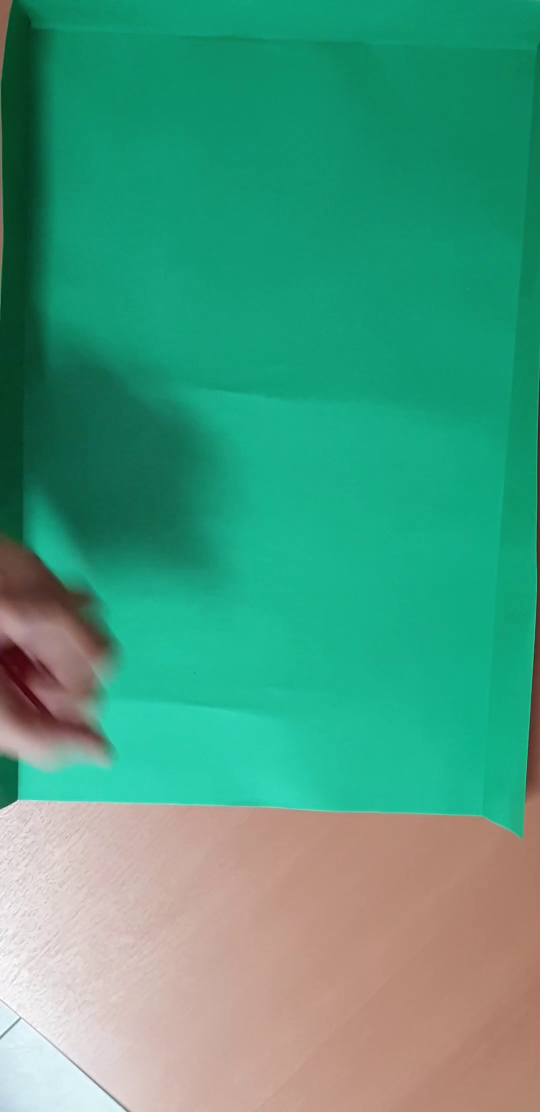
#> input picture frame 14 of media/tirada2.mp4, 1080 x 2224 px (shown at 1/2 size)
$ python frame-detection.py
#> lines starting #> are read from the running program, lines starting #| are printed output that depends on the picture; after the words box and inside, x2 and y2 are one past the last pixel; in counts of white or black regions, pixels touching at a corner belong together
import cv2
import numpy as np

FILES = [
    "../media/tirada2.mp4",
]
for v in FILES:
    cap = cv2.VideoCapture(v)

    if (cap.isOpened()== False):
        print("Error opening video stream or file")

    last_detected_area = set([])

    while cap.isOpened():
        ret, frame = cap.read()
#> frame is the input picture: shape (2224, 1080, 3); mean B, G, R 127.1, 155.3, 72.1

        if not ret:
            break

        # [4 lines of commented-out code are left out]
        t,binary_frame = cv2.threshold(frame[:,:,2], 80, 255,cv2.THRESH_BINARY)
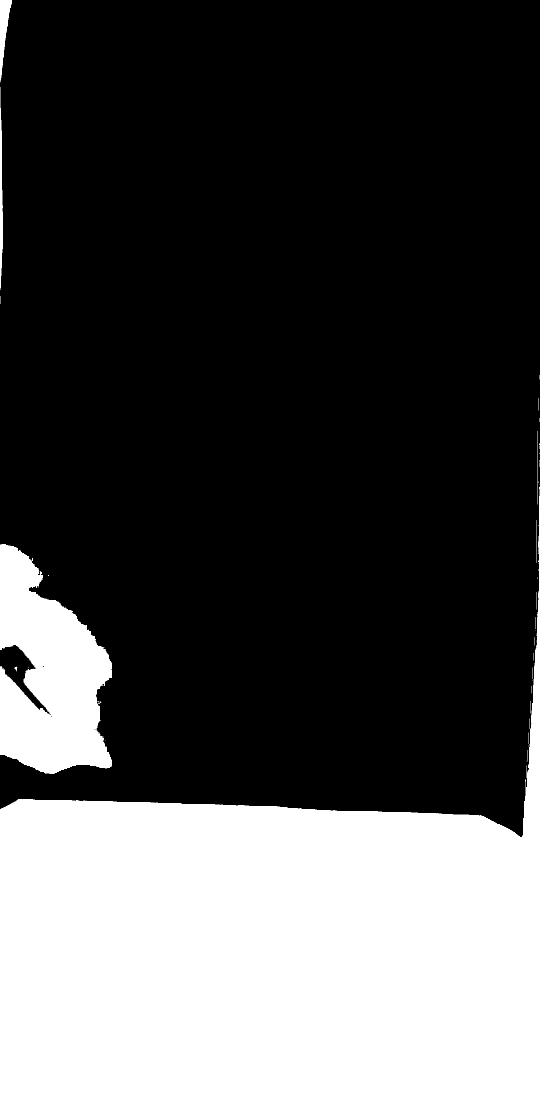
#> binary_frame: shape (2224, 1080) (shown at 1/2 size); 30.7% white; 49 white regions (33 under 20 px), largest, box (x1, y1, x2, y2) and area: (0, 974, 1080, 2224) 663910, (0, 1088, 224, 1548) 68220, (0, 0, 24, 165) 1892
        #print(binary_frame)
        n_labels, labels, stats, centroids = cv2.connectedComponentsWithStats(binary_frame, connectivity=8)
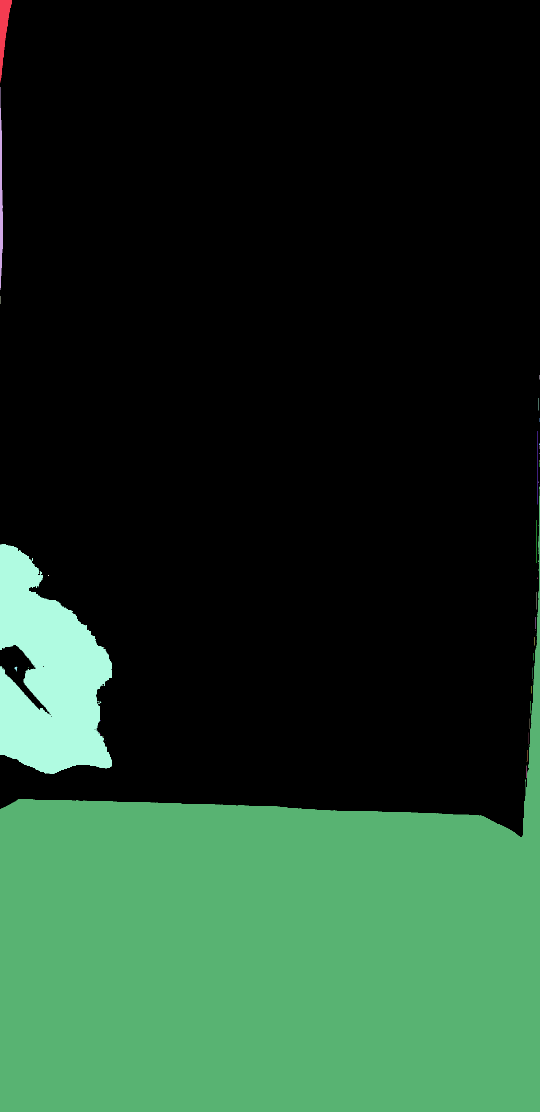
#> labels: shape (2224, 1080) int32 (shown at 1/2 size); 50 distinct labels, from 0 to 49; one colour per label, 0 black
#> n_labels = 50; stats = 50 rows, first 6: [0, 0, 1080, 1674, 1665711], [0, 0, 24, 165, 1892], [0, 174, 6, 406, 1559], [0, 592, 1, 16, 16], [1078, 750, 1, 9, 9], [1076, 796, 1, 25, 25]; centroids = 50 pairs, first value 0 to 1079, second value 55.55 to 1914.1

        for i in range(1, n_labels):
            x1 = stats[i, cv2.CC_STAT_LEFT]
            y1 = stats[i, cv2.CC_STAT_TOP]
            w = stats[i, cv2.CC_STAT_WIDTH]
            h = stats[i, cv2.CC_STAT_HEIGHT]
            area = stats[i, cv2.CC_STAT_AREA]
            p1 = (x1,y1)
            p2 = (x1+w, y1+h)

            #proportion = ( p2[0] - p1[0])/ (p2[1]-p1[1])
            #if proportion > 2 and  proportion <=2.8 :
            if area > 3500 and area < 5000:
                if area in last_detected_area:
                    frame = cv2.rectangle( frame, p1, p2, (255,255,0), thickness=10)
                else:
                    last_detected_area.update([a for a in range(area-50,area+50)])
#> this loop made 49 passes
#> (x1, y1, w, h, area, p2) on passes 2, 5, 7, 16, 17, 18, 22, 23, 29, 31, 34, 36: (0, 174, 6, 406, 1559, (6, 580)), (1076, 796, 1, 25, 25, (1077, 821)), (1074, 862, 1, 147, 147, (1075, 1009)), (0, 974, 1080, 1250, 663910, (1080, 2224)), (1072, 1040, 1, 86, 86, (1073, 1126)), (0, 1088, 224, 460, 68220, (224, 1548)), (1072, 1184, 1, 35, 35, (1073, 1219)), (1070, 1234, 1, 24, 24, (1071, 1258)), (29, 1333, 6, 10, 31, (35, 1343)), (1064, 1335, 1, 23, 23, (1065, 1358)), (1060, 1402, 1, 25, 25, (1061, 1427)), (1058, 1437, 1, 21, 21, (1059, 1458))
#> after the loop, last_detected_area = 0 items
        cv2.imshow('Frame',frame)

        if cv2.waitKey(81) & 0xFF == ord('q'):
#> (key q is pressed here)
            break

    # Release the video capture object
    cap.release()
    cv2.destroyAllWindows()

$ run again, starting later in the video
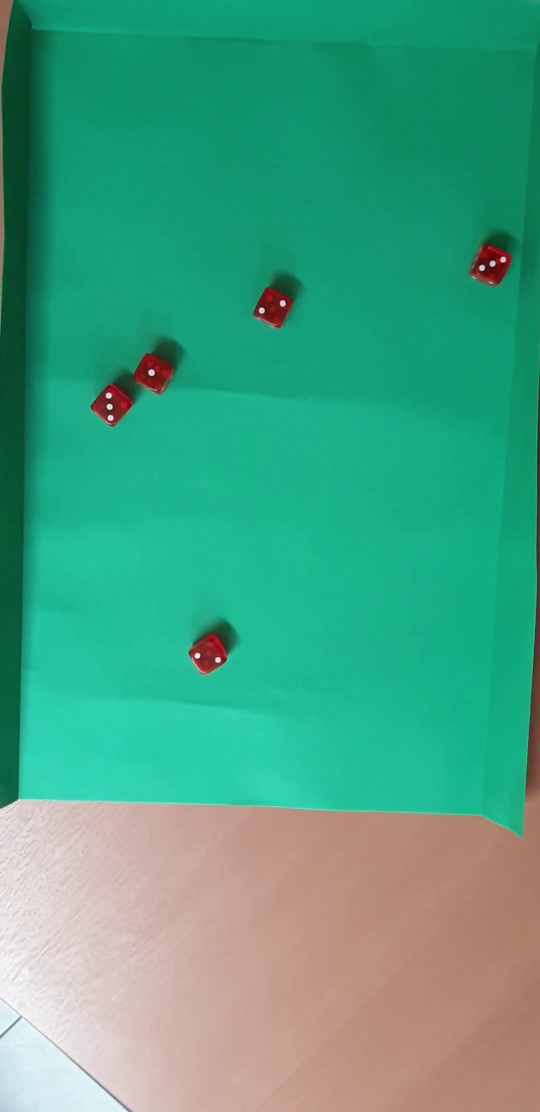
#> input picture frame 65 of media/tirada2.mp4, 1080 x 2224 px (shown at 1/2 size)
#> frame is the input picture: shape (2224, 1080, 3); mean B, G, R 131, 161, 71.6
#> binary_frame: shape (2224, 1080); 28.8% white; 72 white regions (54 under 20 px), largest, box (x1, y1, x2, y2) and area: (0, 925, 1080, 2224) 665911, (0, 0, 26, 656) 4685, (376, 1266, 456, 1352) 4518
#> `n_labels, labels, stats, centroids = cv2.connectedComponentsWithStats(..`:
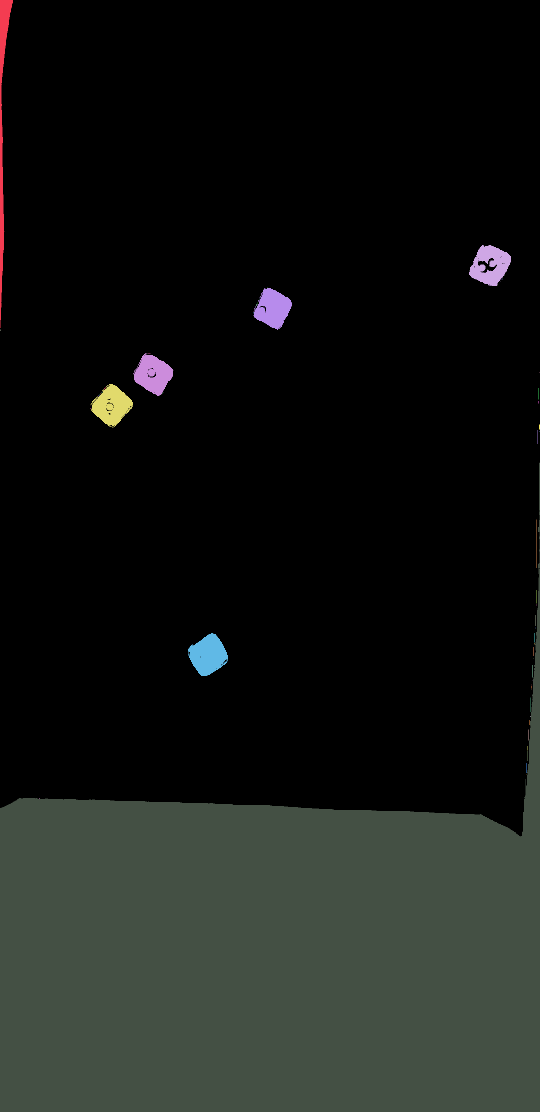
#> labels: shape (2224, 1080) int32 (shown at 1/2 size); 73 distinct labels, from 0 to 72; one colour per label, 0 black
#> n_labels = 73; stats = 73 rows, first 6: [0, 0, 1080, 1673, 1709356], [0, 0, 26, 656, 4685], [938, 490, 84, 82, 4301], [975, 538, 1, 1, 1], [938, 540, 1, 1, 1], [1009, 551, 1, 1, 1]; centroids = 73 pairs, first value 0 to 1079, second value 244.3 to 1913.1
#> the loop `for i in range(1, n_labels):` made 72 passes
#> (x1, y1, w, h, area, p2) on passes 2, 13, 23, 26, 28, 43, 44, 46: (938, 490, 84, 82, 4301, (1022, 572)), (506, 576, 78, 84, 4111, (584, 660)), (266, 706, 81, 86, 4235, (347, 792)), (181, 768, 85, 88, 4327, (266, 856)), (1076, 776, 1, 23, 23, (1077, 799)), (1078, 848, 2, 12, 20, (1080, 860)), (1074, 860, 1, 28, 28, (1075, 888)), (0, 925, 1080, 1299, 665911, (1080, 2224))
#> after the loop `for i in range(1, n_labels):`:
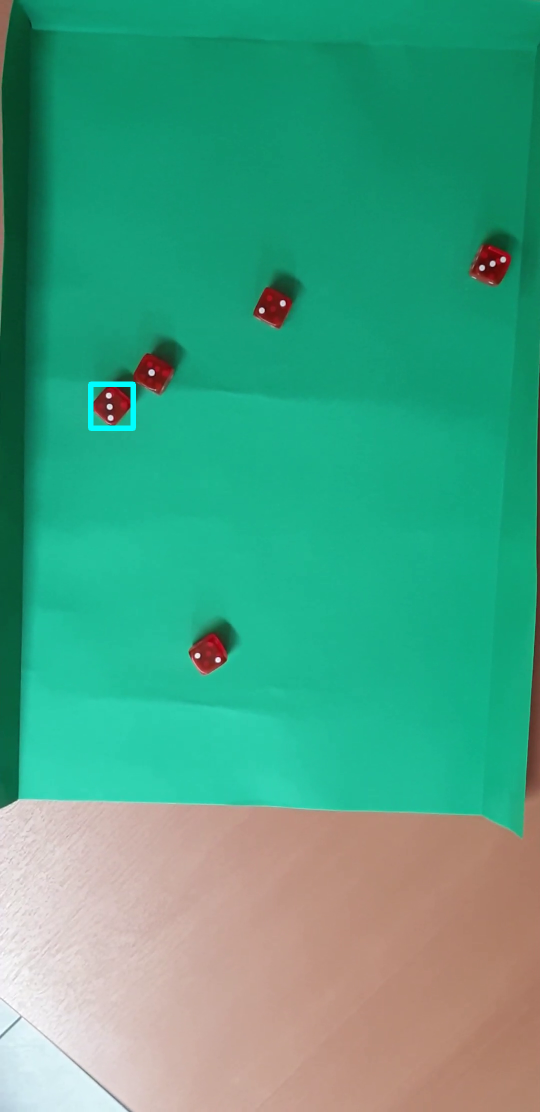
#> frame: shape (2224, 1080, 3) (shown at 1/2 size); 0.16% of pixels changed, all inside (x1, y1, x2, y2) = (176, 763, 272, 862)
#> after the loop `for i in range(1, n_labels):`: last_detected_area = 466 items

$ run again, starting later in the video
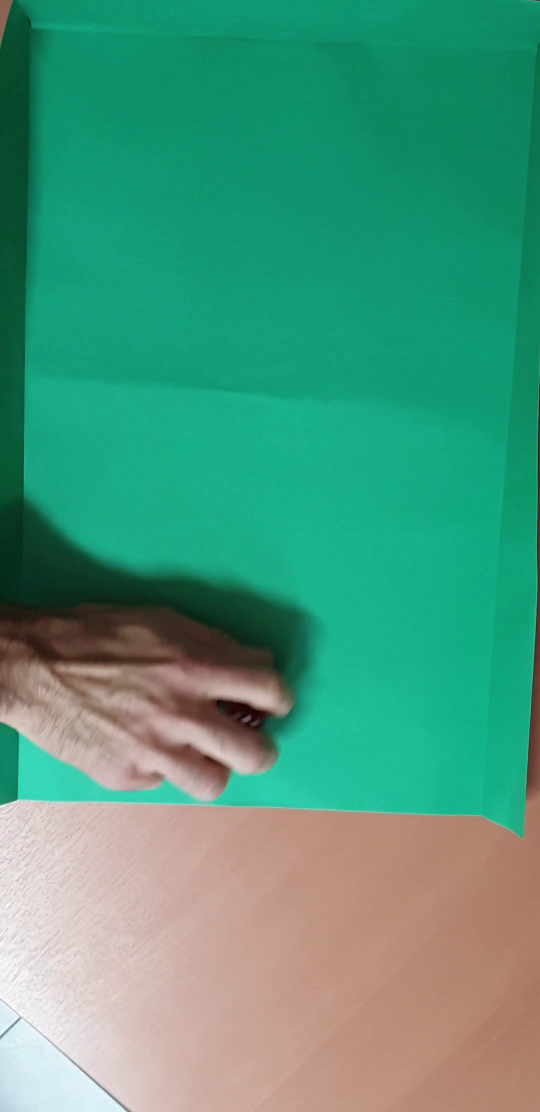
#> input picture frame 116 of media/tirada2.mp4, 1080 x 2224 px (shown at 1/2 size)
#> frame is the input picture: shape (2224, 1080, 3); mean B, G, R 124.4, 152.2, 76.6
#> `t,binary_frame = cv2.threshold(frame[:,:,2], 80, 255,cv2.THRESH_BINARY)`:
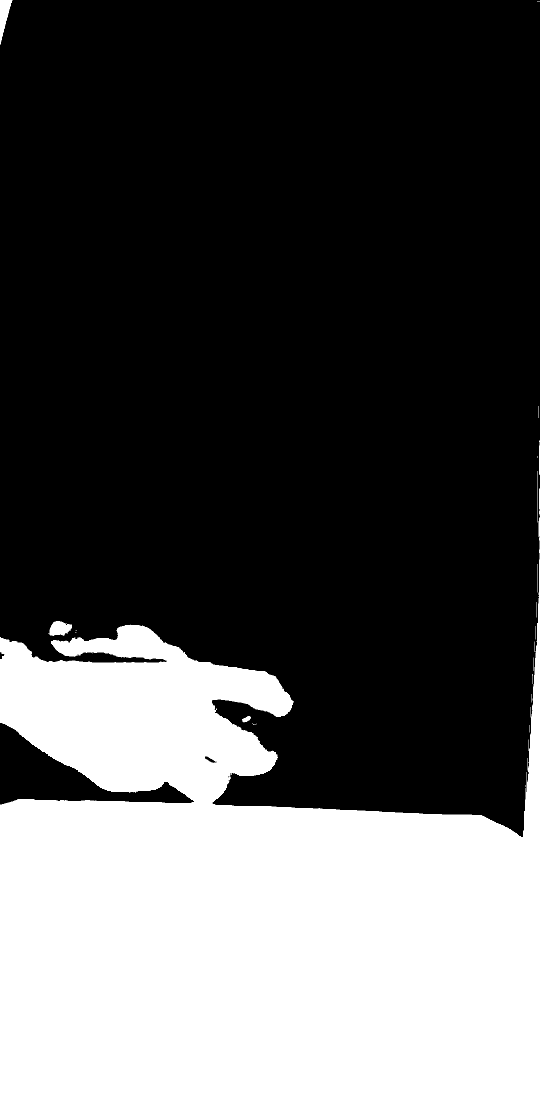
#> binary_frame: shape (2224, 1080) (shown at 1/2 size); 33.3% white; 34 white regions (17 under 20 px), largest, box (x1, y1, x2, y2) and area: (0, 1034, 1080, 2224) 796099, (0, 0, 25, 90) 1118, (97, 1242, 144, 1272) 989
#> `n_labels, labels, stats, centroids = cv2.connectedComponentsWithStats(..`:
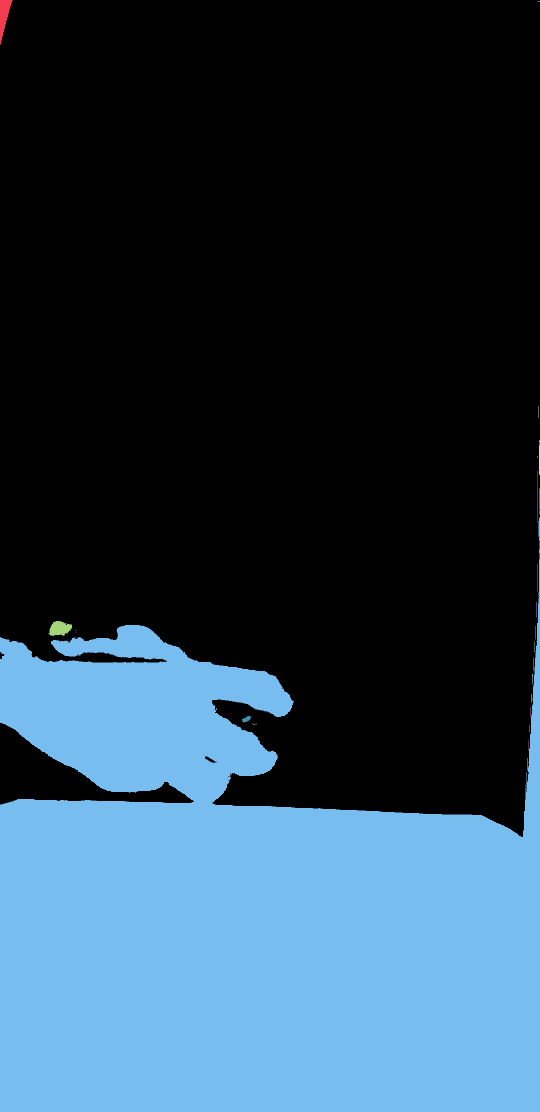
#> labels: shape (2224, 1080) int32 (shown at 1/2 size); 35 distinct labels, from 0 to 34; one colour per label, 0 black
#> n_labels = 35; stats = 35 rows, first 6: [0, 0, 1080, 1674, 1602891], [0, 0, 25, 90, 1118], [1074, 3, 6, 1, 6], [1076, 812, 1, 24, 24], [1078, 880, 2, 70, 130], [1074, 912, 1, 4, 4]; centroids = 35 pairs, first value 7.64 to 1078.5, second value 3 to 1833.5
#> the loop `for i in range(1, n_labels):` made 34 passes
#> (x1, y1, w, h, area, p2) on passes 3, 4, 6, 7, 8, 9, 10, 11: (1076, 812, 1, 24, 24, (1077, 836)), (1078, 880, 2, 70, 130, (1080, 950)), (1074, 942, 1, 103, 103, (1075, 1045)), (1078, 976, 2, 55, 101, (1080, 1031)), (0, 1034, 1080, 1190, 796099, (1080, 2224)), (1074, 1128, 1, 57, 57, (1075, 1185)), (1072, 1204, 1, 31, 31, (1073, 1235)), (97, 1242, 47, 30, 989, (144, 1272))
#> after the loop `for i in range(1, n_labels):`: last_detected_area = 0 items
